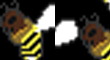

A 2D game scene composited from a Tiled map and its tileset images. What follows is a short description and the map's XML, with every tile layer's data as written:
An orthogonal 2x1 tile map with 55x60 px tiles, 1 tile layer (Capa de Patrones 1).

<map version="1.0" orientation="orthogonal" renderorder="right-down" width="2" height="1" tilewidth="55" tileheight="60" nextobjectid="1">
 <tileset firstgid="1" name="bee_spritesheet 6" tilewidth="55" tileheight="60" tilecount="288" columns="18">
  <image source="bee_spritesheet 6.png" trans="ff00ff" width="1000" height="1000" />
  <tile id="0">
   <animation>
    <frame tileid="0" duration="100" />
    <frame tileid="1" duration="100" />
    <frame tileid="2" duration="100" />
    <frame tileid="3" duration="100" />
    <frame tileid="18" duration="100" />
    <frame tileid="19" duration="100" />
    <frame tileid="20" duration="100" />
   </animation>
  </tile>
  <tile id="20">
   <animation>
    <frame tileid="21" duration="100" />
    <frame tileid="22" duration="100" />
    <frame tileid="23" duration="100" />
   </animation>
  </tile>
 </tileset>
 <layer name="Capa de Patrones 1" width="2" height="1">
  <data encoding="csv">
1,21
</data>
 </layer>
</map>